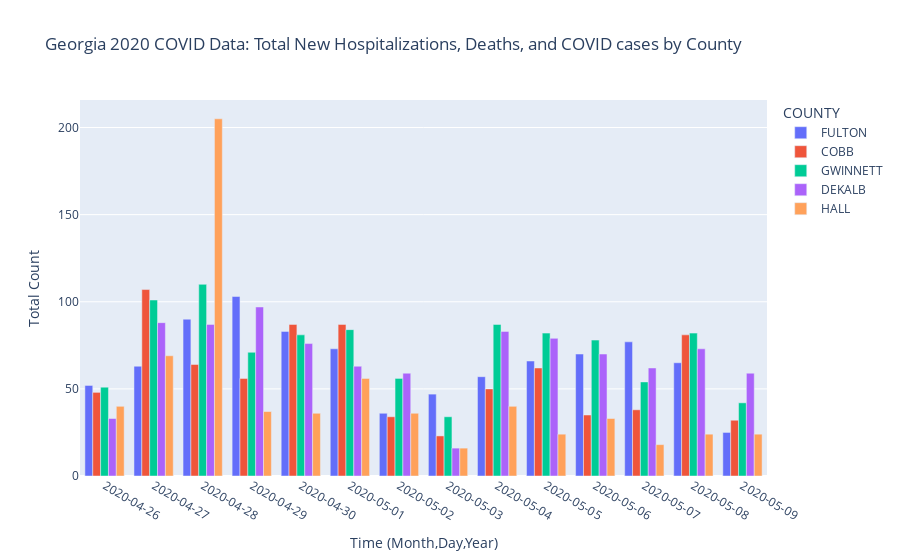

The code cell stored with this chart in its notebook:
### Code cell
plotly8 = px.bar(dailySpecific,
                 x="DATESTAMP_MOD_DAY",
                 y='newHospandDeathCovid',
                 color="COUNTY",
                 title= "Georgia 2020 COVID Data: Total New Hospitalizations, Deaths, and COVID cases by County",
                 labels= {
                     "DATESTAMP_MOD_DAY": "Time (Month,Day,Year)",
                     "newHospandDeathCovid": "Total Count"
                 },
                 barmode = 'group')

plotly8.update_layout(
    xaxis = dict(
        tickmode= 'linear',
        type= 'category'
    )

)
plotly8.show()

### Figure 1 — Plotly figure (JSON) as saved in the notebook; plotly's stock layout.template omitted (floating-point values rounded to 4 significant figures)
{"data": [{"alignmentgroup": "True", "hovertemplate": "COUNTY=FULTON<br>Time (Month,Day,Year)=%{x}<br>Total Count=%{y}<extra></extra>", "legendgroup": "FULTON", "marker": {"color": "#636efa", "pattern": {"shape": ""}}, "name": "FULTON", "offsetgroup": "FULTON", "orientation": "v", "showlegend": true, "textposition": "auto", "type": "bar", "x": ["2020-04-26", "2020-04-27", "2020-04-28", "2020-04-29", "2020-04-30", "2020-05-01", "2020-05-02", "2020-05-03", "2020-05-04", "2020-05-05", "2020-05-06", "2020-05-07", "2020-05-08", "2020-05-09"], "xaxis": "x", "y": [52, 63, 90, 103, 83, 73, 36, 47, 57, 66, 70, 77, 65, 25], "yaxis": "y"}, {"alignmentgroup": "True", "hovertemplate": "COUNTY=COBB<br>Time (Month,Day,Year)=%{x}<br>Total Count=%{y}<extra></extra>", "legendgroup": "COBB", "marker": {"color": "#EF553B", "pattern": {"shape": ""}}, "name": "COBB", "offsetgroup": "COBB", "orientation": "v", "showlegend": true, "textposition": "auto", "type": "bar", "x": ["2020-04-26", "2020-04-27", "2020-04-28", "2020-04-29", "2020-04-30", "2020-05-01", "2020-05-02", "2020-05-03", "2020-05-04", "2020-05-05", "2020-05-06", "2020-05-07", "2020-05-08", "2020-05-09"], "xaxis": "x", "y": [48, 107, 64, 56, 87, 87, 34, 23, 50, 62, 35, 38, 81, 32], "yaxis": "y"}, {"alignmentgroup": "True", "hovertemplate": "COUNTY=GWINNETT<br>Time (Month,Day,Year)=%{x}<br>Total Count=%{y}<extra></extra>", "legendgroup": "GWINNETT", "marker": {"color": "#00cc96", "pattern": {"shape": ""}}, "name": "GWINNETT", "offsetgroup": "GWINNETT", "orientation": "v", "showlegend": true, "textposition": "auto", "type": "bar", "x": ["2020-04-26", "2020-04-27", "2020-04-28", "2020-04-29", "2020-04-30", "2020-05-01", "2020-05-02", "2020-05-03", "2020-05-04", "2020-05-05", "2020-05-06", "2020-05-07", "2020-05-08", "2020-05-09"], "xaxis": "x", "y": [51, 101, 110, 71, 81, 84, 56, 34, 87, 82, 78, 54, 82, 42], "yaxis": "y"}, {"alignmentgroup": "True", "hovertemplate": "COUNTY=DEKALB<br>Time (Month,Day,Year)=%{x}<br>Total Count=%{y}<extra></extra>", "legendgroup": "DEKALB", "marker": {"color": "#ab63fa", "pattern": {"shape": ""}}, "name": "DEKALB", "offsetgroup": "DEKALB", "orientation": "v", "showlegend": true, "textposition": "auto", "type": "bar", "x": ["2020-04-26", "2020-04-27", "2020-04-28", "2020-04-29", "2020-04-30", "2020-05-01", "2020-05-02", "2020-05-03", "2020-05-04", "2020-05-05", "2020-05-06", "2020-05-07", "2020-05-08", "2020-05-09"], "xaxis": "x", "y": [33, 88, 87, 97, 76, 63, 59, 16, 83, 79, 70, 62, 73, 59], "yaxis": "y"}, {"alignmentgroup": "True", "hovertemplate": "COUNTY=HALL<br>Time (Month,Day,Year)=%{x}<br>Total Count=%{y}<extra></extra>", "legendgroup": "HALL", "marker": {"color": "#FFA15A", "pattern": {"shape": ""}}, "name": "HALL", "offsetgroup": "HALL", "orientation": "v", "showlegend": true, "textposition": "auto", "type": "bar", "x": ["2020-05-06", "2020-05-07", "2020-05-08", "2020-05-09", "2020-04-26", "2020-04-27", "2020-04-28", "2020-04-29", "2020-04-30", "2020-05-01", "2020-05-02", "2020-05-03", "2020-05-04", "2020-05-05"], "xaxis": "x", "y": [33, 18, 24, 24, 40, 69, 205, 37, 36, 56, 36, 16, 40, 24], "yaxis": "y"}], "layout": {"barmode": "group", "legend": {"title": {"text": "COUNTY"}, "tracegroupgap": 0}, "title": {"text": "Georgia 2020 COVID Data: Total New Hospitalizations, Deaths, and COVID cases by County"}, "xaxis": {"anchor": "y", "domain": [0, 1], "tickmode": "linear", "title": {"text": "Time (Month,Day,Year)"}, "type": "category"}, "yaxis": {"anchor": "x", "domain": [0, 1], "title": {"text": "Total Count"}}}}
